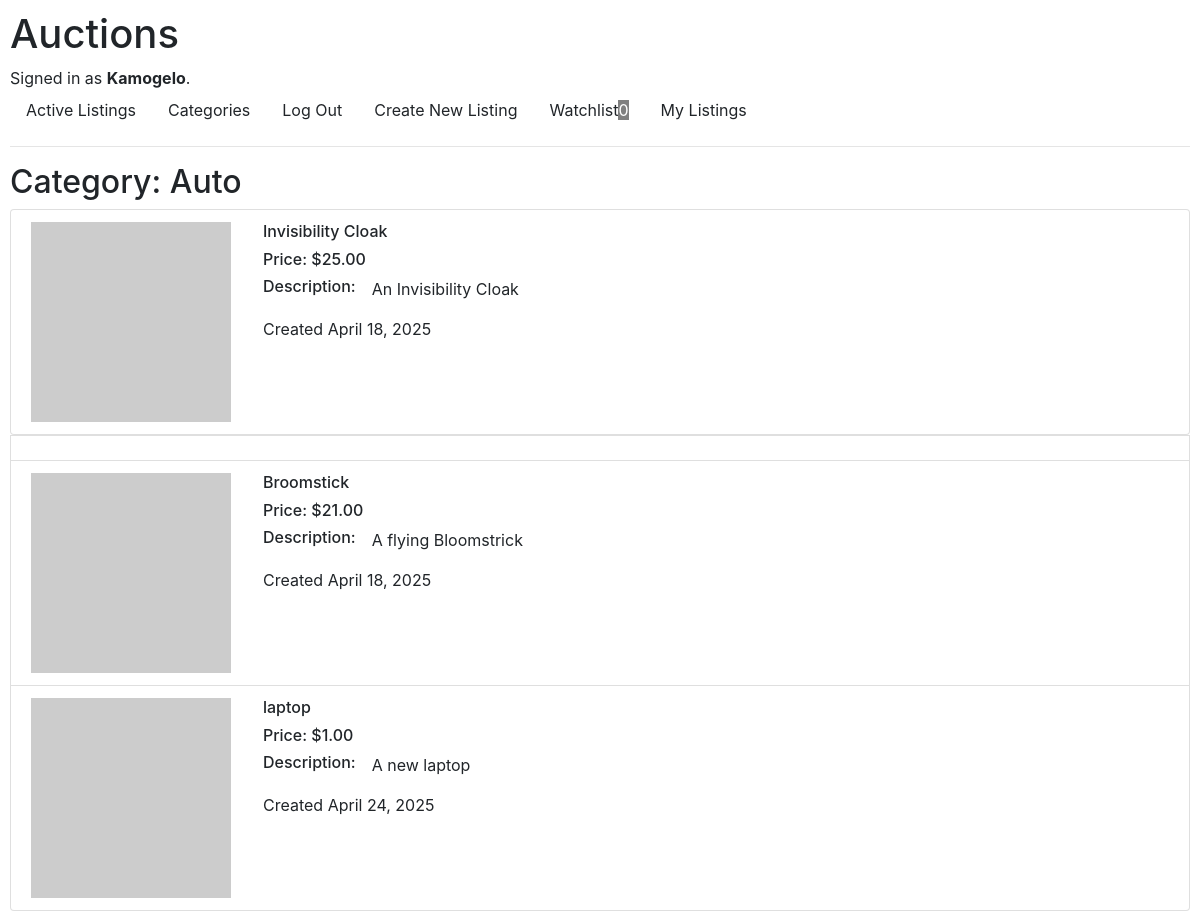
The page /categories/Auto (signed in) on the database its author committed.
### auctions/models.py (models this page shows)
class User(AbstractUser):
    watchlist = models.ManyToManyField("Listing", related_name="watchlist", blank=True)
    pass

class Listing(models.Model):
    user = models.ForeignKey(User, on_delete=models.CASCADE, related_name="creator")
    title = models.CharField(max_length=100)
    description = models.TextField()
    starting_bid = models.DecimalField(max_digits=10, decimal_places=2)
    current_bid = models.DecimalField(
        blank=True, null=True, max_digits=10, decimal_places=2
    )
    image_url = models.URLField(blank=True, null=True)
    category = models.CharField(max_length=100, blank=True, null=True)
    active = models.BooleanField(default=True)
    winner = models.ForeignKey(
        User, on_delete=models.CASCADE, related_name="winner", blank=True, null=True
    )
    date = models.DateField(auto_now_add=True)

### auctions/views.py (the view)
# urls.py: path("categories/<str:title>", views.category, name="category"),
def category(request, title):
    return render(request, "auctions/index.html", {
        "listings": Listing.objects.filter(category=title),
        "title": f"Category: {title}"
    })

### auctions/templates/auctions/index.html (shortened to what this page needs)
{% extends "auctions/layout.html" %}
{% block body %}
<h2>{{title}}</h2>
<div class="list-group">
  {% for listing in listings %}
    <a href="{% url 'listing' id=listing.id %}"
    <div class="list-group-item" style="display: flex; flex-wrap: wrap; gap: 2rem;">
      <img class="img-responsive item-img lazy" src="{{listing.image_url}}" />
      <div>
        <h6>{{listing.title}}
        {% if listing.current_bid %}
          <h6>Price: ${{listing.current_bid}}</h6>
        {% else %}
          <h6>Price: ${{listing.starting_bid}}</h6>
        {% endif%}
        <div style="display: flex; flex-wrap: wrap; gap: 1rem">
          <h6>Description: </h6>
          <p>{{listing.description }}</p>
        </div>
        <p>Created {{listing.date}}</p>
      </div>
    </div>
    </a>
  {% endfor %}
{% endblock %}

### auctions/templates/auctions/layout.html (shortened to what this page needs)
{% load static %}
<!DOCTYPE html>
<html lang="en">
    <head>
        <link rel="stylesheet" href="https://stackpath.bootstrapcdn.com/bootstrap/4.4.1/css/bootstrap.min.css">
        <link href="{% static 'auctions/styles.css' %}" rel="stylesheet">
    </head>
    <body>
        <h1>Auctions</h1>
        <div>
            {% if user.is_authenticated %}
                Signed in as <strong>{{ user.username }}</strong>.
            {% else %}
                Not signed in.
            {% endif %}
        </div>
        <ul class="nav">
            <li class="nav-item">
                <a class="nav-link" href="{% url 'index' %}">Active Listings</a>
            </li>
            <li class="nav-item">
              <a class="nav-link" href="{% url 'categories' %}">Categories</a>
            </li>
            {% if user.is_authenticated %}
                <li class="nav-item">
                    <a class="nav-link" href="{% url 'logout' %}">Log Out</a>
                </li>
                <li class="nav-item">
                  <a class="nav-link" href="{% url 'create' %}">Create New Listing</a>
                </li>
                <li class="nav-item">
                  <a class="nav-link" href="{% url 'watchlist'%}">Watchlist<span style="background-color: gray; color: white">{{user.watchlist.count}}</span></a>
                </li>
                <li class="nav-item">
                  <a class="nav-link" href="{% url 'mylistings' %}">My Listings</a>
                </li>
            {% endif %}
        </ul>
        <hr>
        {% block body %}
        {% endblock %}
    </body>
</html>

### auctions/static/auctions/styles.css (style rules this page uses)
*, *::before, *::after { box-sizing: border-box; }
* { margin: 0; }
body { line-height: 1.5; -webkit-font-smoothing: antialiased; }
img, picture, video, canvas, svg { display: block; max-width: 100%; }
p, h1, h2, h3, h4, h5, h6 { overflow-wrap: break-word; }
p { text-wrap: pretty; font-size: 1rem; }
h1, h2, h3, h4, h5, h6 { text-wrap: balance; }
a { text-decoration: none; color: inherit }
body { padding: 10px; }

### rows shown on the page
User: username "Kamogelo", watchlist.count "0"
Listing: title "Invisibility Cloak", current_bid "25.00", description "An Invisibility Cloak", date "April 18, 2025"
Listing: title "Broomstick", current_bid "21.00", description "A flying Bloomstrick", date "April 18, 2025"
Listing: title "laptop", starting_bid "1.00", description "A new laptop", date "April 24, 2025"

### other values the page prints
{{ title }} "Category: Auto"
